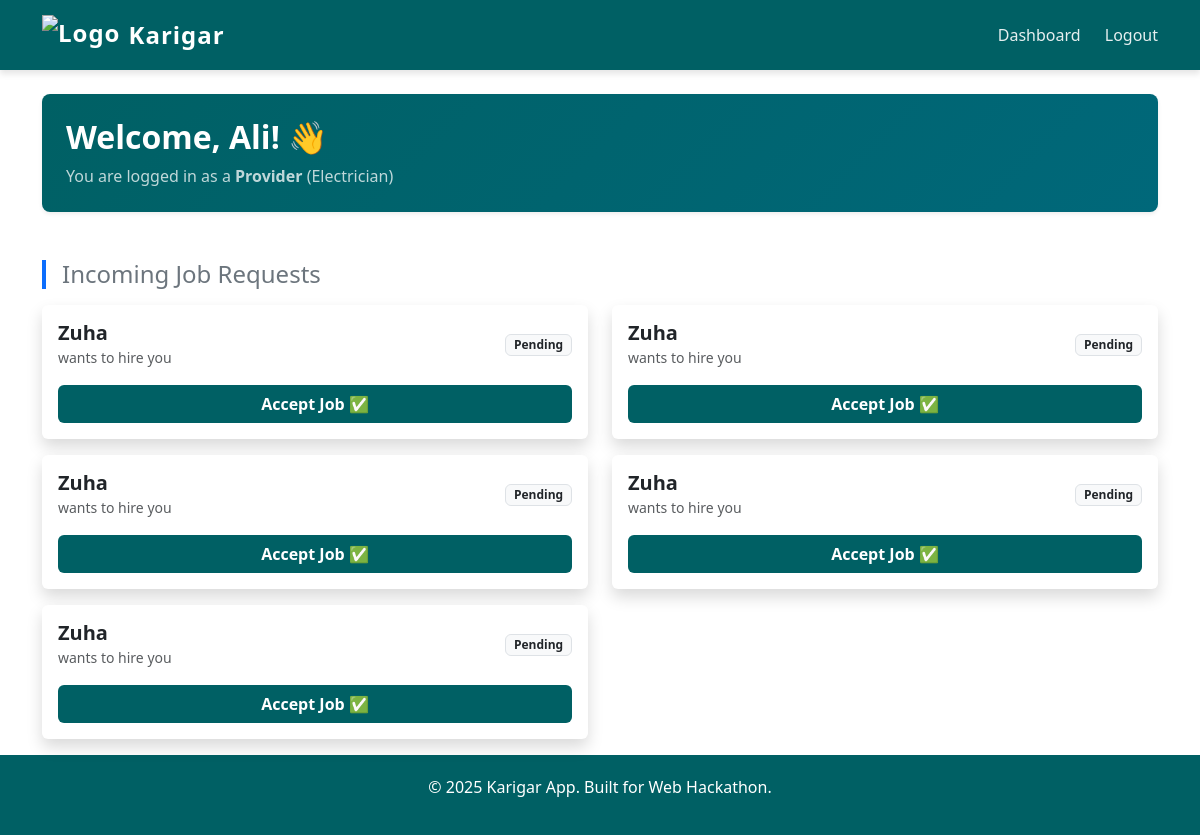
Page /dashboard (signed in) on the earlier database version.
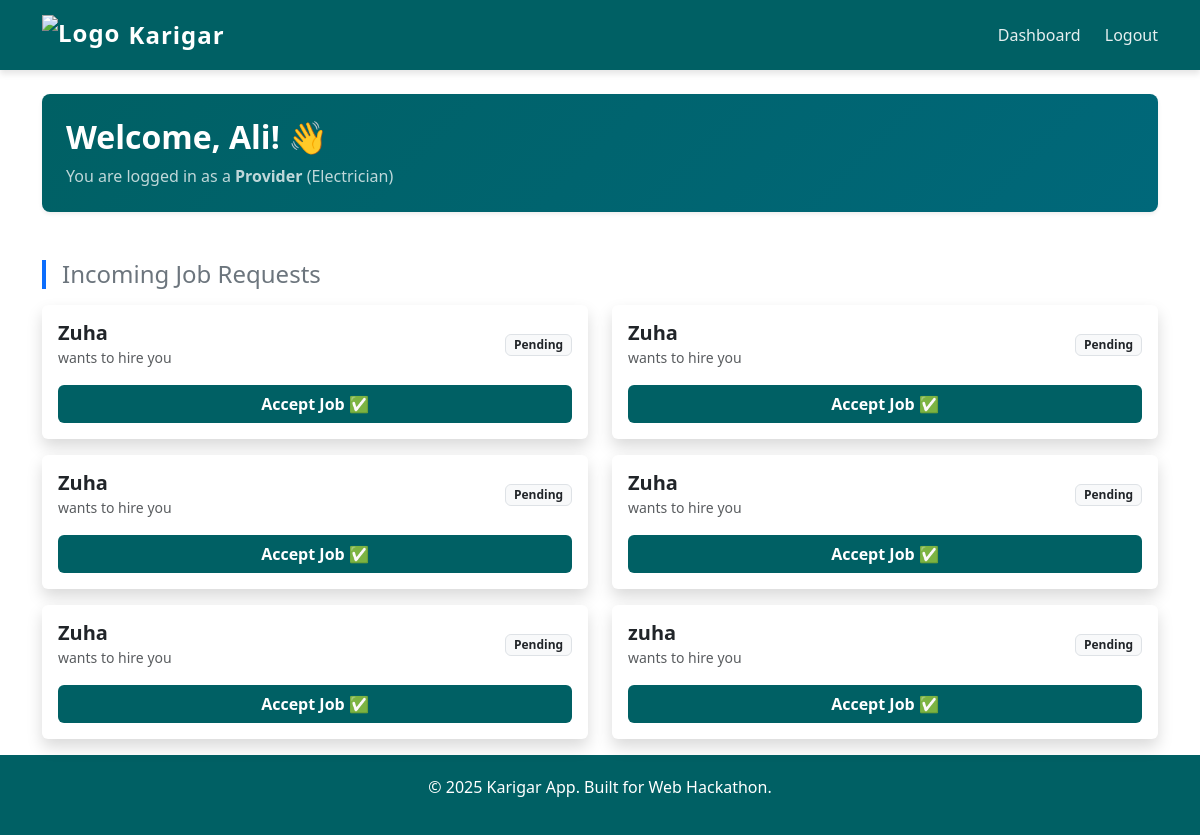
Same page on the later database version.
### app.py (models this page shows)
class User(db.Model):
    id = db.Column(db.Integer, primary_key=True)
    username = db.Column(db.String(100), nullable=False)
    role = db.Column(db.String(20), nullable=False) # 'customer' or 'provider'
    category = db.Column(db.String(50), nullable=True) # Only for providers (e.g., Plumber)

class Booking(db.Model):
    id = db.Column(db.Integer, primary_key=True)
    customer_id = db.Column(db.Integer, nullable=False)
    provider_id = db.Column(db.Integer, nullable=False)
    status = db.Column(db.String(20), default='Pending') # Pending, Accepted

### app.py (the view)
@app.route('/dashboard')
def dashboard():
    if 'user_id' not in session:
        return redirect(url_for('login'))
    user = User.query.get(session['user_id'])
    if user.role == 'customer':
        my_bookings = Booking.query.filter_by(customer_id=user.id).all()
        bookings_data = []
        for b in my_bookings:
            prov = User.query.get(b.provider_id)
            bookings_data.append({'id': b.id, 'provider': prov.username, 'status': b.status})
        return render_template('dashboard.html', user=user, bookings=bookings_data)
    else: # Provider
        requests = Booking.query.filter_by(provider_id=user.id).all()
        req_data = []
        for r in requests:
            cust = User.query.get(r.customer_id)
            req_data.append({'id': r.id, 'customer': cust.username, 'status': r.status})
        return render_template('dashboard.html', user=user, requests=req_data)

### templates/dashboard.html
{% extends "layout.html" %}
{% block content %}
<div class="container mt-4">
    <div class="p-4 rounded-3 text-white shadow-sm mb-5" style="background: linear-gradient(135deg, var(--deep-teal), #00687A);">
        <h2 class="fw-bold">Welcome, {{ user.username }}! 👋</h2>
        <p class="mb-0 opacity-75">
            You are logged in as a <strong>{{ user.role.capitalize() }}</strong>
            {% if user.category %} ({{ user.category }}) {% endif %}
        </p>
    </div>
    {% if user.role == 'customer' %}
        <h4 class="mb-3 text-secondary border-start border-4 border-success ps-3">My Bookings</h4>
        <div class="row">
            {% for booking in bookings %}
            <div class="col-md-6 mb-3">
                <div class="card shadow-sm border-0 h-100">
                    <div class="card-body d-flex align-items-center justify-content-between">
                        <div>
                            <h5 class="card-title text-dark fw-bold mb-1">{{ booking.provider }}</h5>
                            <p class="text-muted small mb-0">Service Provider</p>
                        </div>
                        {% if booking.status == 'Accepted' %}
                            <span class="badge bg-success px-3 py-2 rounded-pill">Active Job</span>
                        {% else %}
                            <span class="badge bg-warning text-dark px-3 py-2 rounded-pill">Pending</span>
                        {% endif %}
                    </div>
                </div>
            </div>
            {% else %}
            <div class="col-12 text-center py-5">
                <img src="https://cdn-icons-png.flaticon.com/512/7486/7486744.png" width="80" class="mb-3 opacity-50">
                <p class="text-muted">You haven't booked anyone yet.</p>
                <a href="/" class="btn btn-outline-dark btn-sm rounded-pill">Find a Karigar</a>
            </div>
            {% endfor %}
        </div>
    {% else %}
        <h4 class="mb-3 text-secondary border-start border-4 border-primary ps-3">Incoming Job Requests</h4>
        <div class="row">
            {% for req in requests %}
            <div class="col-md-6 mb-3">
                <div class="card shadow border-0">
                    <div class="card-body">
                        <div class="d-flex justify-content-between align-items-center mb-3">
                            <div>
                                <h5 class="fw-bold mb-0">{{ req.customer }}</h5>
                                <small class="text-muted">wants to hire you</small>
                            </div>
                            <span class="badge bg-light text-dark border">{{ req.status }}</span>
                        </div>
                        {% if req.status == 'Pending' %}
                            <a href="/accept/{{ req.id }}" class="btn w-100 text-white fw-bold" style="background-color: var(--deep-teal);">Accept Job ✅</a>
                        {% else %}
                            <button class="btn btn-success w-100 disabled">Job Accepted</button>
                        {% endif %}
                    </div>
                </div>
            </div>
            {% else %}
            <div class="col-12 text-center py-5 bg-white rounded shadow-sm">
                <p class="text-muted mb-0">No new requests yet. Relax! ☕</p>
            </div>
            {% endfor %}
        </div>
    {% endif %}
</div>
{% endblock %}

Differences in the rows shown:
added User: customer "zuha"
added Booking: status "Pending"
Other differences:
new list line: "wants to hire you Accept Job ✅"
